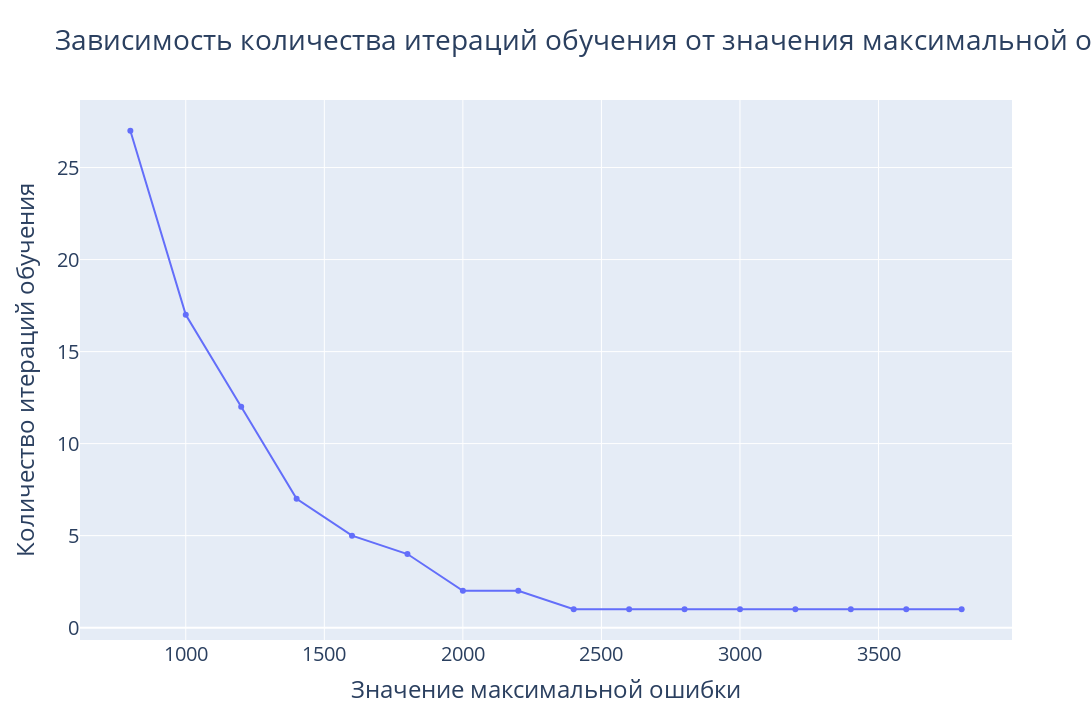

Here is the notebook cell this chart was saved with:
### Markdown cell above
## Relationship between max error and epochs

### Code cell
max_errors = list(range(800, 4000, 200))
epochs_amount: list[int] = []
for err in max_errors:    
    dl = LRNN(n, 50, 0.001)
    dl.train(train, 15000, learn_by_loss=True, max_loss=err)
    epochs_amount.append(dl.epoch)
fig = go.Figure()
fig.add_trace(go.Scatter(x=max_errors, y=epochs_amount, mode='lines+markers'))
fig.update_layout(title='Зависимость количества итераций обучения от значения максимальной ошибки',
                  xaxis_title='Значение максимальной ошибки',
                  yaxis_title='Количество итераций обучения',
                  height=720, width=1280,
                  font=dict(size=20))
fig.show()

### Figure 1 — Plotly figure (JSON) as saved in the notebook; plotly's stock layout.template omitted (floating-point values rounded to 4 significant figures)
{"data": [{"mode": "lines+markers", "type": "scatter", "x": [800, 1000, 1200, 1400, 1600, 1800, 2000, 2200, 2400, 2600, 2800, 3000, 3200, 3400, 3600, 3800], "y": [27, 17, 12, 7, 5, 4, 2, 2, 1, 1, 1, 1, 1, 1, 1, 1]}], "layout": {"font": {"size": 20}, "height": 720, "title": {"text": "Зависимость количества итераций обучения от значения максимальной ошибки"}, "width": 1280, "xaxis": {"title": {"text": "Значение максимальной ошибки"}}, "yaxis": {"title": {"text": "Количество итераций обучения"}}}}
